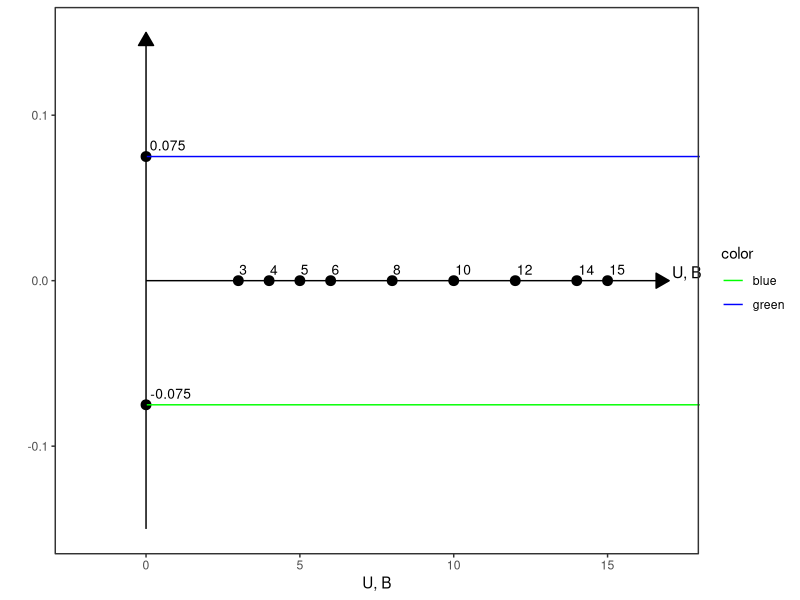

Generate this figure with R:
# Load required packages
library(ggplot2)
library(grid)

# Create a data frame with the points and labels
points_data <- data.frame(
  U_B = c(3, 4, 5, 6, 8, 10, 12, 14, 15, 0, 0),
  V = c(0, 0, 0, 0, 0, 0, 0, 0, 0, 0.075, -0.075),
  label = c("3", "4", "5", "6", "8", "10", "12", "14", "15", "0.075", "-0.075")
)

# Create a data frame with the lines data
lines_data <- data.frame(
  U_B = c(0, 0),
  V = c(0.075, -0.075),
  color = c("green", "blue")
)

# Create the ggplot object with the points and labels
p <- ggplot() +
  geom_point(data = points_data, aes(x = U_B, y = V), size = 3) +
  geom_text(data = points_data, aes(x = U_B, y = V, label = label), hjust = -0.1, vjust = -0.6, size = 3.5) +
  geom_segment(data = lines_data, aes(x = U_B, y = V, xend = 18, yend = V, color = color), linetype = "solid") +
  scale_color_manual(values = lines_data$color) +
  labs(x = "U, B", y = "") +
  theme_bw() +
  theme(
    panel.grid.major = element_blank(),
    panel.grid.minor = element_blank()
  )

# Add arrow tips to the axes
p <- p + coord_cartesian(clip = "off", xlim = c(-2, max(points_data$U_B) + 2), ylim = c(-0.15, 0.15)) +
  annotate("segment", x = 0, y = 0, xend = max(points_data$U_B) + 2, yend = 0, arrow = arrow(type = "closed", length = unit(0.15, "inches"))) +
  annotate("segment", x = 0, y = -0.15, xend = 0, yend = 0.15, arrow = arrow(type = "closed", length = unit(0.15, "inches"))) +
  geom_text(aes(x = 17, y = 0), label = "U, B", hjust = -0.1, vjust = -0.2, size = 4) 

# Print the plot
print(p)
